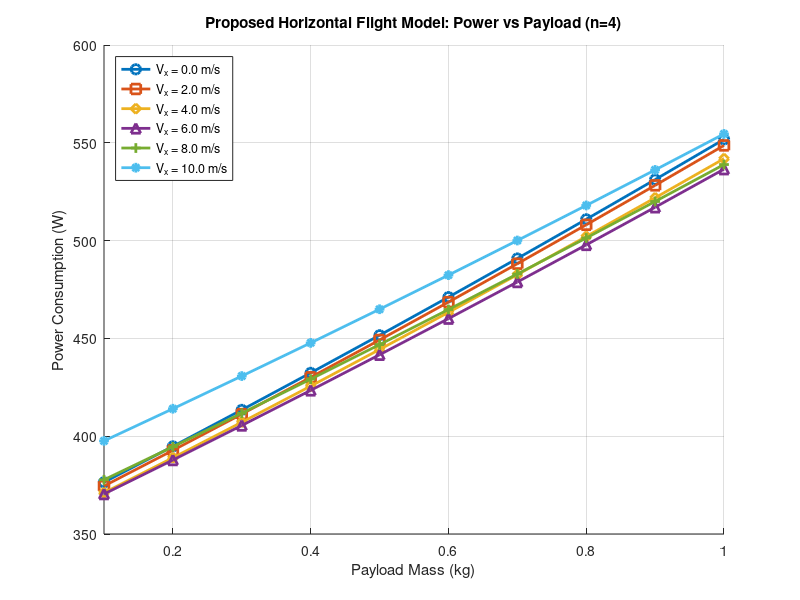

This figure's MATLAB source:
% === Fixed parameters from horizontal fit ===
delta = 0.018;
s     = 0.047;
CT    = 0.0012841;
k     = 0.11;
Sfp   = 0.022797;
v0    = 6;          % mean induced velocity offset
rho   = 1.225;
A     = 0.385;      % rotor disc area (per rotor)
n     = 4;          % fixed rotor count

% Payload sweep (kg)
payload_values = 0.1:0.1:1.0;

% Horizontal speeds to evaluate
Vx_values = 0:2:10;   % 0,2,4,6,8,10 m/s

% Marker styles for each speed
markers = {'o','s','d','^','+','*'};
colors  = lines(length(Vx_values));

% Proposed horizontal flight model function (with variable W)
powerModelHor = @(W,n,V) ...
    (delta*s/(8*sqrt(rho*n*A))) .* (W/CT).^(3/2) ...
    + (3*delta*s/8) .* sqrt((W*rho*n*A)/CT) .* V.^2 ...
    + (1+k) .* W.^(3/2) ./ sqrt(2*rho*n*A) .* ...
    sqrt( sqrt(1 + (V.^4)./(4*v0.^4)) - (V.^2)./(2*v0.^2) ) ...
    + (n/2).*Sfp.*rho.*V.^3;

% Plot Power vs Payload for each horizontal speed
figure; hold on;
for j = 1:length(Vx_values)
    V = Vx_values(j);
    % Compute power for each payload (total weight = frame + payload)
    P = arrayfun(@(m) powerModelHor((3.0+m)*9.81,n,V), payload_values);
    plot(payload_values, P, ['-' markers{j}], ...
        'Color',colors(j,:),'LineWidth',2,'MarkerSize',7);

    % Percentage change from 0.1 kg to 1.0 kg payload
    Pmin = powerModelHor((3.0+0.1)*9.81,n,V);
    Pmax = powerModelHor((3.0+1.0)*9.81,n,V);
    percChange = ((Pmax - Pmin)/Pmin)*100;
    fprintf('Vx = %.1f m/s: Power change from 0.1kg to 1.0kg payload = %.2f %% (increase)\n', ...
        V, percChange);
end

xlabel('Payload Mass (kg)');
ylabel('Power Consumption (W)');
title('Proposed Horizontal Flight Model: Power vs Payload (n=4)');
legend(arrayfun(@(v) sprintf('V_x = %.1f m/s',v), Vx_values,'UniformOutput',false), ...
    'Location','northwest');
xlim([0.1 1.0]); ylim([350 600]); grid on;
